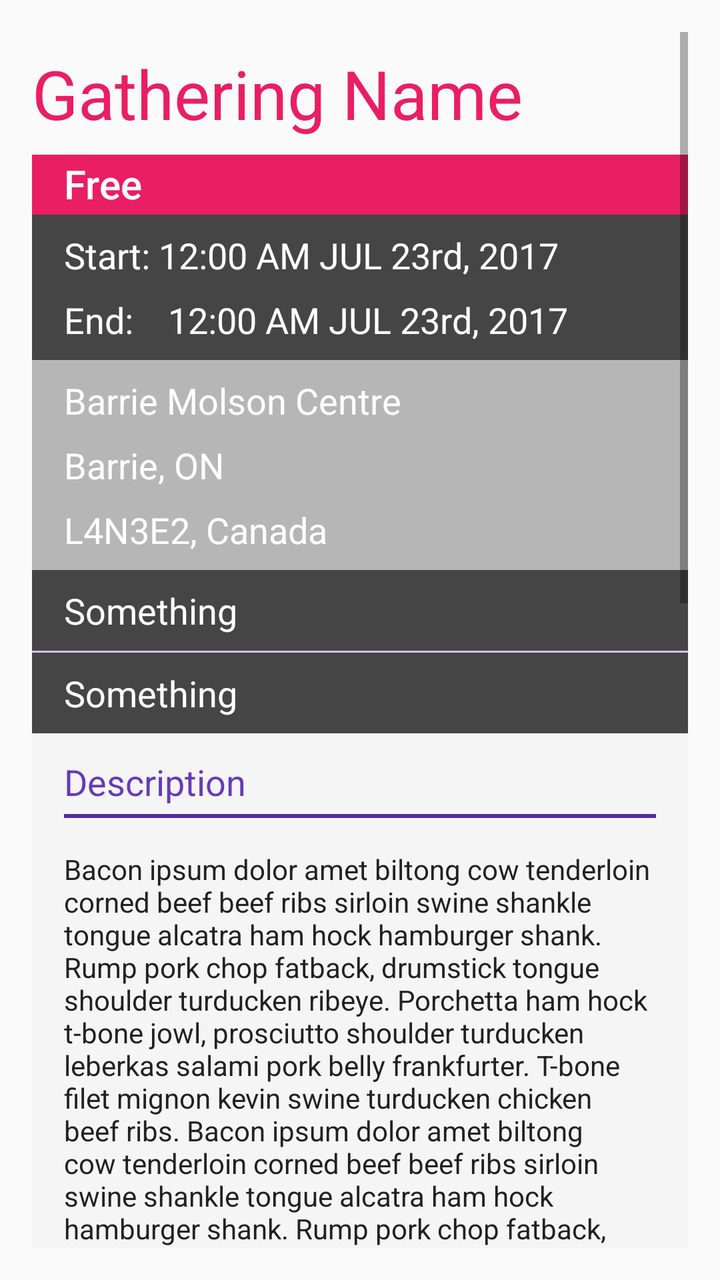
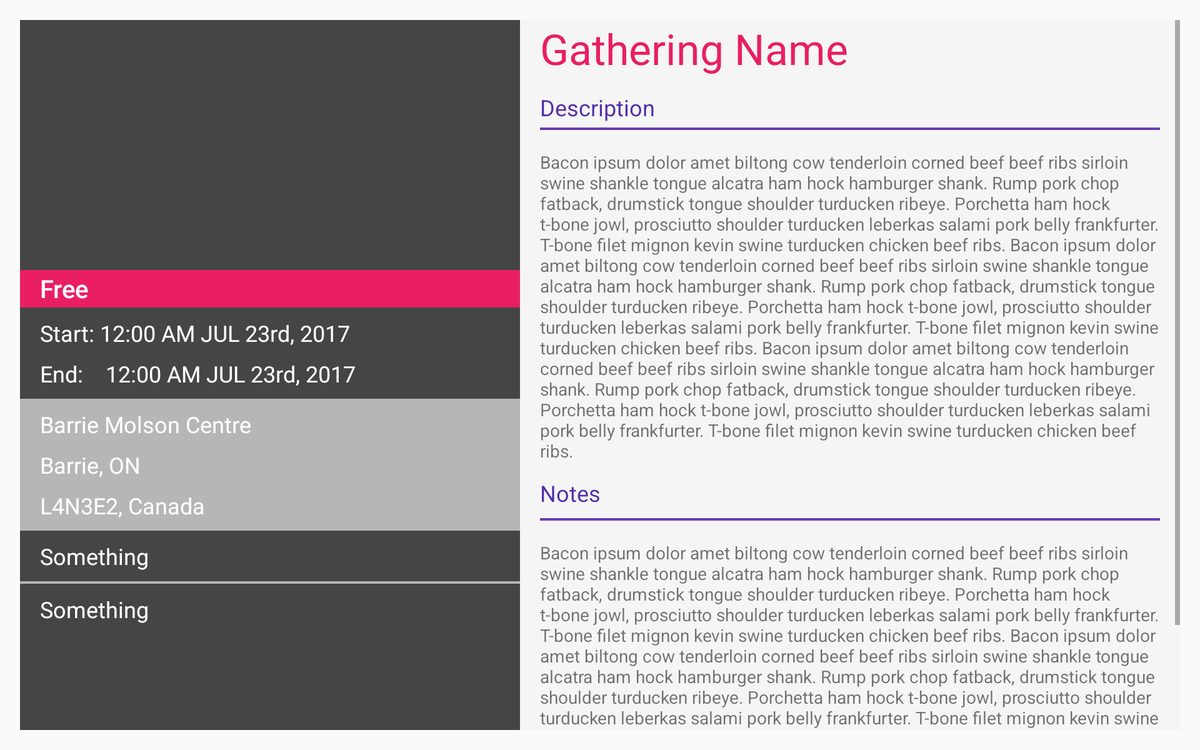

Compare how this app lays out the same screen by default and in its alternative resource folder. The renders come first, then the two layout files and the values they reference.
<!-- AndroidManifest.xml: application theme AppTheme -->
<!-- res/layout/activity_gathering_details.xml -->
<?xml version="1.0" encoding="utf-8"?>
<FrameLayout xmlns:android="http://schemas.android.com/apk/res/android"
    xmlns:tools="http://schemas.android.com/tools"
    android:layout_width="match_parent"
    android:layout_height="match_parent"
    xmlns:app="http://schemas.android.com/apk/res-auto"
    android:paddingBottom="@dimen/activity_vertical_margin"
    android:paddingLeft="@dimen/activity_horizontal_margin"
    android:paddingRight="@dimen/activity_horizontal_margin"
    android:paddingTop="@dimen/activity_vertical_margin"
    tools:context=".view.activities.Activity_Gathering_Details">

    <ScrollView xmlns:android="http://schemas.android.com/apk/res/android"
        android:layout_width="fill_parent"
        android:layout_height="match_parent">

    <LinearLayout
        android:layout_width="match_parent"
        android:layout_height="match_parent"
        android:orientation="vertical">

        <TextView
            android:id="@+id/tv_gathering_name"
            android:layout_width="match_parent"
            android:layout_height="wrap_content"
            android:layout_gravity="center_vertical"
            style="@style/TextAppearance.AppCompat.Display1"
            android:paddingTop="8dp"
            android:paddingBottom="8dp"
            android:textColor="@color/colorAccent"
            tools:text="Gathering Name" />

        <ImageView
            android:id="@+id/iv_gathering_banner"
            android:layout_width="fill_parent"
            android:layout_height="wrap_content"
            android:scaleType="fitXY"
            android:adjustViewBounds="true"
            android:src="@drawable/barbeque" />

        <TextView
            style="@style/TextAppearance.AppCompat.Title"
            android:layout_width="match_parent"
            android:layout_height="30dp"
            android:layout_gravity="center_vertical"
            android:paddingLeft="16dp"
            android:paddingTop="1dp"
            android:textColor="@color/colorWhite"
            android:background="@color/colorAccent"
            android:text="Free" />

        
            
            
            
            

            
                
                
                 
                

                
                    
                    

                    
                    

                
                    
                    
                    
                    
                    
                    
            

            
                
                

                
                

                
                    
                    

                    
                    

                
                    
                    
                    
                    
                    
                    
            

            
                
                
                
                

                
                    
                    

                    
                    

                
                    
                    
                    
                    
                    
                    
            



        



        <TextView
            android:id="@+id/tv_gathering_start_date"
            android:layout_width="match_parent"
            android:layout_height="wrap_content"
            android:paddingTop="8dp"
            android:paddingLeft="16dp"
            android:paddingRight="16dp"
            android:paddingStart="16dp"
            android:paddingEnd="16dp"
            android:textColor="@color/colorWhite"
            android:background="@color/colorDarkGrey"
            android:textSize="18sp"
            tools:text="Start: 12:00 AM JUL 23rd, 2017" />

        <TextView
            android:id="@+id/tv_gathering_end_date"
            android:layout_width="match_parent"
            android:layout_height="wrap_content"
            android:paddingTop="8dp"
            android:paddingBottom="8dp"
            android:paddingLeft="16dp"
            android:paddingRight="16dp"
            android:paddingStart="16dp"
            android:paddingEnd="16dp"
            android:textColor="@color/colorWhite"
            android:background="@color/colorDarkGrey"
            android:textSize="18sp"
            tools:text="End:    12:00 AM JUL 23rd, 2017" />

        <TextView
            android:id="@+id/tv_gathering_location"
            android:layout_width="match_parent"
            android:layout_height="wrap_content"
            android:paddingTop="8dp"
            android:paddingLeft="16dp"
            android:paddingRight="16dp"
            android:paddingStart="16dp"
            android:paddingEnd="16dp"
            android:textColor="@color/colorWhite"
            android:background="@color/colorGrey"
            android:textSize="18sp"
            tools:text="Barrie Molson Centre" />

        <TextView
            android:id="@+id/tv_gathering_city"
            android:layout_width="match_parent"
            android:layout_height="wrap_content"
            android:paddingTop="8dp"
            android:paddingLeft="16dp"
            android:paddingRight="16dp"
            android:paddingStart="16dp"
            android:paddingEnd="16dp"
            android:textColor="@color/colorWhite"
            android:background="@color/colorGrey"
            android:textSize="18sp"
            tools:text="Barrie, ON" />

        <TextView
            android:id="@+id/tv_gathering_country"
            android:layout_width="match_parent"
            android:layout_height="wrap_content"
            android:paddingTop="8dp"
            android:paddingBottom="8dp"
            android:paddingLeft="16dp"
            android:paddingRight="16dp"
            android:paddingStart="16dp"
            android:paddingEnd="16dp"
            android:textColor="@color/colorWhite"
            android:background="@color/colorGrey"
            android:textSize="18sp"
            tools:text="L4N3E2, Canada" />

        <TextView
            android:id="@+id/tv_gathering_type"
            android:layout_width="match_parent"
            android:layout_height="wrap_content"
            android:background="@color/colorDarkGrey"
            android:paddingTop="8dp"
            android:paddingBottom="8dp"
            android:paddingLeft="16dp"
            android:paddingRight="16dp"
            android:paddingStart="16dp"
            android:paddingEnd="16dp"
            android:textColor="@color/colorWhite"
            android:textSize="18sp"
            tools:text="Something" />

        <ImageView
            android:id="@+id/divider"
            android:background="@color/colorPrimaryLight"
            android:layout_height="1dp"
            android:layout_width="match_parent"/>


        <TextView
            android:id="@+id/tv_gathering_topic"
            android:layout_width="match_parent"
            android:layout_height="wrap_content"
            android:background="@color/colorDarkGrey"
            android:paddingTop="8dp"
            android:paddingBottom="8dp"
            android:paddingLeft="16dp"
            android:paddingRight="16dp"
            android:paddingStart="16dp"
            android:paddingEnd="16dp"
            android:textColor="@color/colorWhite"
            android:textSize="18sp"
            tools:text="Something" />



        <LinearLayout
            android:orientation="vertical"
            android:background="@color/colorLightGrey"
            android:layout_width="match_parent"
            android:layout_height="match_parent">

            <TextView
                android:layout_width="fill_parent"
                android:layout_height="wrap_content"
                android:layout_marginTop="12dp"
                android:paddingLeft="16dp"
                android:paddingStart="16dp"
                android:paddingRight="16dp"
                android:paddingEnd="16dp"
                tools:text="Description"
                android:background="@color/colorLightGrey"
                android:textAppearance="@style/TextAppearance.AppCompat.Medium"
                android:textColor="@color/colorPrimary" />

            <View
                android:layout_width="fill_parent"
                android:layout_height="2dip"
                android:layout_marginTop="4dp"
                android:layout_marginLeft="16dp"
                android:layout_marginRight="16dp"
                android:background="@color/colorPrimaryDark" />



            <TextView
                android:id="@+id/tv_gathering_description"
                android:paddingTop="16dp"
                android:paddingLeft="16dp"
                android:paddingStart="16dp"
                android:paddingRight="16dp"
                android:paddingEnd="16dp"
                android:layout_width="match_parent"
                android:layout_height="wrap_content"
                android:background="@color/colorLightGrey"
                android:text="@string/gathering_description_test_"
                android:textColor="@color/primaryText"
                android:textSize="14sp" />

            <TextView
                android:layout_width="wrap_content"
                android:layout_height="wrap_content"
                android:layout_marginTop="12dp"
                android:paddingLeft="16dp"
                android:paddingStart="16dp"
                android:paddingRight="16dp"
                android:paddingEnd="16dp"
                android:text="Notes"
                android:textAppearance="@style/TextAppearance.AppCompat.Medium"
                android:textColor="@color/colorPrimary" />

            <View
                android:layout_width="fill_parent"
                android:layout_height="2dip"
                android:layout_marginTop="8dp"
                android:layout_marginLeft="16dp"
                android:layout_marginRight="16dp"
                android:background="@color/colorPrimaryDark" />

            <TextView
                android:id="@+id/tv_gathering_notes"
                android:paddingTop="16dp"
                android:paddingLeft="16dp"
                android:paddingStart="16dp"
                android:paddingRight="16dp"
                android:paddingEnd="16dp"
                android:layout_width="match_parent"
                android:layout_height="wrap_content"
                android:text="@string/gathering_description_test_"
                android:textColor="@color/primaryText"
                android:textSize="14sp" />

        </LinearLayout>







    </LinearLayout>

    </ScrollView>


</FrameLayout>
<!-- resources referenced by this layout -->
<resources>
  <color name="colorAccent">#E91E63</color>
  <color name="colorDarkGrey">#454545</color>
  <color name="colorGrey">#B6B6B6</color>
  <color name="colorLightGrey">#F5F5F5</color>
  <color name="colorPrimary">#673AB7</color>
  <color name="colorPrimaryDark">#512DA8</color>
  <color name="colorPrimaryLight">#D1C4E9</color>
  <color name="colorWhite">#FFFFFF</color>
  <color name="primaryText">#212121</color>
  <dimen name="activity_horizontal_margin">16dp</dimen>
  <dimen name="activity_vertical_margin">16dp</dimen>
  <string name="gathering_description_test_">Bacon ipsum dolor amet biltong cow tenderloin corned beef beef ribs sirloin swine shankle tongue alcatra ham hock hamburger shank. Rump pork chop fatback, drumstick tongue shoulder turducken ribeye. Porchetta ham hock t-bone jowl, prosciutto shoulder turducken leberkas salami pork belly frankfurter. T-bone filet mignon kevin swine turducken chicken beef ribs. Bacon ipsum dolor amet biltong cow tenderloin corned beef beef ribs sirloin swine shankle tongue alcatra ham hock hamburger shank. Rump pork chop fatback, drumstick tongue shoulder turducken ribeye. Porchetta ham hock t-bone jowl, prosciutto shoulder turducken leberkas salami pork belly frankfurter. T-bone filet mignon kevin swine turducken chicken beef ribs. Bacon ipsum dolor amet biltong cow tenderloin corned beef beef ribs sirloin swine shankle tongue alcatra ham hock hamburger shank. Rump pork chop fatback, drumstick tongue shoulder turducken ribeye. Porchetta ham hock t-bone jowl, prosciutto shoulder turducken leberkas salami pork belly frankfurter. T-bone filet mignon kevin swine turducken chicken beef ribs.</string>
  <style name="AppTheme" parent="Theme.AppCompat.Light.NoActionBar">
          
          <item name="colorPrimary">@color/colorPrimary</item>
          <item name="colorPrimaryDark">@color/colorPrimaryDark</item>
          <item name="colorAccent">@color/colorAccent</item>
          <item name="actionMenuTextColor">@color/colorWhite</item>
          <item name="colorControlActivated">@color/colorPrimary</item>
          <item name="colorControlHighlight">@color/colorPrimary</item>
          <item name="android:spinnerDropDownItemStyle">@style/mySpinnerItemStyle</item>
      </style>
  <style name="mySpinnerItemStyle" parent="@android:style/Widget.Holo.DropDownItem.Spinner">
          <item name="android:textColor">@color/colorAccent</item>
      </style>
</resources>
<!-- res/layout-sw600dp-land/activity_gathering_details.xml (the repository's variant of the layout above) -->
<!-- drawn on a 7-inch tablet turned sideways -->
<?xml version="1.0" encoding="utf-8"?>
<FrameLayout xmlns:android="http://schemas.android.com/apk/res/android"
    xmlns:tools="http://schemas.android.com/tools"
    android:layout_width="match_parent"
    android:layout_height="match_parent"
    android:paddingBottom="@dimen/activity_vertical_margin"
    android:paddingLeft="@dimen/activity_horizontal_margin"
    android:paddingRight="@dimen/activity_horizontal_margin"
    android:paddingTop="@dimen/activity_vertical_margin"
    tools:context=".view.activities.Activity_Gathering_Details">

    <ScrollView xmlns:android="http://schemas.android.com/apk/res/android"
        android:layout_width="fill_parent"
        android:layout_height="fill_parent">

        <LinearLayout
            android:layout_width="match_parent"
            android:layout_height="wrap_content"
            android:background="@color/colorLightGrey"
            android:orientation="horizontal">

            <LinearLayout
                android:layout_width="400dp"
                android:layout_height="match_parent"
                android:background="@color/colorDarkGrey"
                android:orientation="vertical">

                <ImageView
                    android:id="@+id/iv_gathering_banner"
                    android:layout_width="400dp"
                    android:layout_height="200dp"
                    android:adjustViewBounds="true"
                    android:src="@drawable/barbeque" />

                <TextView
                    style="@style/TextAppearance.AppCompat.Title"
                    android:layout_width="match_parent"
                    android:layout_height="30dp"
                    android:layout_gravity="center_vertical"
                    android:paddingLeft="16dp"
                    android:paddingRight="16dp"
                    android:paddingStart="16dp"
                    android:paddingEnd="16dp"
                    android:paddingTop="1dp"
                    android:textColor="@color/colorWhite"
                    android:background="@color/colorAccent"
                    android:text="Free" />

                <TextView
                    android:id="@+id/tv_gathering_start_date"
                    android:layout_width="match_parent"
                    android:layout_height="wrap_content"
                    android:paddingTop="8dp"
                    android:paddingLeft="16dp"
                    android:paddingRight="16dp"
                    android:paddingStart="16dp"
                    android:paddingEnd="16dp"
                    android:textColor="@color/colorWhite"
                    android:textSize="18sp"
                    tools:text="Start: 12:00 AM JUL 23rd, 2017" />

                <TextView
                    android:id="@+id/tv_gathering_end_date"
                    android:layout_width="match_parent"
                    android:layout_height="wrap_content"
                    android:paddingTop="8dp"
                    android:paddingBottom="8dp"
                    android:paddingLeft="16dp"
                    android:paddingRight="16dp"
                    android:paddingStart="16dp"
                    android:paddingEnd="16dp"
                    android:textColor="@color/colorWhite"
                    android:textSize="18sp"
                    tools:text="End:    12:00 AM JUL 23rd, 2017" />

                <TextView
                    android:id="@+id/tv_gathering_location"
                    android:layout_width="match_parent"
                    android:layout_height="wrap_content"
                    android:background="@color/colorGrey"
                    android:paddingTop="8dp"
                    android:paddingLeft="16dp"
                    android:paddingRight="16dp"
                    android:paddingStart="16dp"
                    android:paddingEnd="16dp"
                    android:textColor="@color/colorWhite"
                    android:textSize="18sp"
                    tools:text="Barrie Molson Centre" />

                <TextView
                    android:id="@+id/tv_gathering_city"
                    android:layout_width="match_parent"
                    android:layout_height="wrap_content"
                    android:background="@color/colorGrey"
                    android:paddingTop="8dp"
                    android:paddingLeft="16dp"
                    android:paddingRight="16dp"
                    android:paddingStart="16dp"
                    android:paddingEnd="16dp"
                    android:textColor="@color/colorWhite"
                    android:textSize="18sp"
                    tools:text="Barrie, ON" />

                <TextView
                    android:id="@+id/tv_gathering_country"
                    android:layout_width="match_parent"
                    android:layout_height="wrap_content"
                    android:background="@color/colorGrey"
                    android:paddingTop="8dp"
                    android:paddingBottom="8dp"
                    android:paddingLeft="16dp"
                    android:paddingRight="16dp"
                    android:paddingStart="16dp"
                    android:paddingEnd="16dp"
                    android:textColor="@color/colorWhite"
                    android:textSize="18sp"
                    tools:text="L4N3E2, Canada" />

                <TextView
                    android:id="@+id/tv_gathering_type"
                    android:layout_width="match_parent"
                    android:layout_height="wrap_content"
                    android:background="@color/colorDarkGrey"
                    android:paddingTop="8dp"
                    android:paddingBottom="8dp"
                    android:paddingLeft="16dp"
                    android:paddingRight="16dp"
                    android:paddingStart="16dp"
                    android:paddingEnd="16dp"
                    android:textColor="@color/colorWhite"
                    android:textSize="18sp"
                    tools:text="Something" />

                <View
                    android:layout_width="fill_parent"
                    android:layout_height="2dip"
                    android:background="@color/colorGrey" />


                <TextView
                    android:id="@+id/tv_gathering_topic"
                    android:layout_width="match_parent"
                    android:layout_height="wrap_content"
                    android:background="@color/colorDarkGrey"
                    android:paddingTop="8dp"
                    android:paddingBottom="8dp"
                    android:paddingLeft="16dp"
                    android:paddingRight="16dp"
                    android:paddingStart="16dp"
                    android:paddingEnd="16dp"
                    android:textColor="@color/colorWhite"
                    android:textSize="18sp"
                    tools:text="Something" />

            </LinearLayout>

            <LinearLayout
                android:layout_width="match_parent"
                android:layout_height="match_parent"
                android:background="@color/colorLightGrey"
                android:orientation="vertical">

                <TextView
                    android:id="@+id/tv_gathering_name"
                    style="@style/TextAppearance.AppCompat.Display1"
                    android:layout_width="match_parent"
                    android:layout_height="wrap_content"
                    android:paddingLeft="16dp"
                    android:paddingStart="16dp"
                    android:paddingRight="16dp"
                    android:paddingEnd="16dp"
                    android:textColor="@color/colorAccent"
                    tools:text="Gathering Name" />

                <TextView
                    android:layout_width="wrap_content"
                    android:layout_height="wrap_content"
                    android:layout_marginTop="12dp"
                    android:paddingLeft="16dp"
                    android:paddingStart="16dp"
                    android:paddingRight="16dp"
                    android:paddingEnd="16dp"
                    android:text="Description"
                    android:textAppearance="@style/TextAppearance.AppCompat.Medium"
                    android:textColor="@color/colorPrimaryDark" />

                <View
                    android:layout_width="fill_parent"
                    android:layout_height="2dip"
                    android:layout_marginTop="4dp"
                    android:layout_marginLeft="16dp"
                    android:layout_marginRight="16dp"
                    android:background="@color/colorPrimary" />



                <TextView
                    android:id="@+id/tv_gathering_description"
                    android:paddingTop="16dp"
                    android:paddingLeft="16dp"
                    android:paddingStart="16dp"
                    android:paddingRight="16dp"
                    android:paddingEnd="16dp"
                    android:layout_width="match_parent"
                    android:layout_height="wrap_content"
                    android:text="@string/gathering_description_test_"
                    android:textSize="14sp" />

                <TextView
                    android:layout_width="wrap_content"
                    android:layout_height="wrap_content"
                    android:layout_marginTop="12dp"
                    android:paddingLeft="16dp"
                    android:paddingStart="16dp"
                    android:paddingRight="16dp"
                    android:paddingEnd="16dp"
                    android:text="Notes"
                    android:textAppearance="@style/TextAppearance.AppCompat.Medium"
                    android:textColor="@color/colorPrimaryDark" />

                <View
                    android:layout_width="fill_parent"
                    android:layout_height="2dip"
                    android:layout_marginTop="8dp"
                    android:layout_marginLeft="16dp"
                    android:layout_marginRight="16dp"
                    android:background="@color/colorPrimary" />

                <TextView
                    android:id="@+id/tv_gathering_notes"
                    android:paddingTop="16dp"
                    android:paddingLeft="16dp"
                    android:paddingStart="16dp"
                    android:paddingRight="16dp"
                    android:paddingEnd="16dp"
                    android:layout_width="match_parent"
                    android:layout_height="wrap_content"
                    android:text="@string/gathering_description_test_"
                    android:textSize="14sp" />




            </LinearLayout>


        </LinearLayout>



        </ScrollView>

    </FrameLayout>
<!-- resources referenced by the variant -->
<!-- as a 7-inch tablet turned sideways resolves them -->
<resources>
  <color name="colorAccent">#E91E63</color>
  <color name="colorDarkGrey">#454545</color>
  <color name="colorGrey">#B6B6B6</color>
  <color name="colorLightGrey">#F5F5F5</color>
  <color name="colorPrimary">#673AB7</color>
  <color name="colorPrimaryDark">#512DA8</color>
  <color name="colorWhite">#FFFFFF</color>
  <!-- from res/values-sw600dp/ -->
  <dimen name="activity_horizontal_margin">16dp</dimen>
  <!-- from res/values-sw600dp/ -->
  <dimen name="activity_vertical_margin">16dp</dimen>
  <string name="gathering_description_test_">Bacon ipsum dolor amet biltong cow tenderloin corned beef beef ribs sirloin swine shankle tongue alcatra ham hock hamburger shank. Rump pork chop fatback, drumstick tongue shoulder turducken ribeye. Porchetta ham hock t-bone jowl, prosciutto shoulder turducken leberkas salami pork belly frankfurter. T-bone filet mignon kevin swine turducken chicken beef ribs. Bacon ipsum dolor amet biltong cow tenderloin corned beef beef ribs sirloin swine shankle tongue alcatra ham hock hamburger shank. Rump pork chop fatback, drumstick tongue shoulder turducken ribeye. Porchetta ham hock t-bone jowl, prosciutto shoulder turducken leberkas salami pork belly frankfurter. T-bone filet mignon kevin swine turducken chicken beef ribs. Bacon ipsum dolor amet biltong cow tenderloin corned beef beef ribs sirloin swine shankle tongue alcatra ham hock hamburger shank. Rump pork chop fatback, drumstick tongue shoulder turducken ribeye. Porchetta ham hock t-bone jowl, prosciutto shoulder turducken leberkas salami pork belly frankfurter. T-bone filet mignon kevin swine turducken chicken beef ribs.</string>
  <style name="AppTheme" parent="Theme.AppCompat.Light.NoActionBar">
          
          <item name="colorPrimary">@color/colorPrimary</item>
          <item name="colorPrimaryDark">@color/colorPrimaryDark</item>
          <item name="colorAccent">@color/colorAccent</item>
          <item name="actionMenuTextColor">@color/colorWhite</item>
          <item name="colorControlActivated">@color/colorPrimary</item>
          <item name="colorControlHighlight">@color/colorPrimary</item>
          <item name="android:spinnerDropDownItemStyle">@style/mySpinnerItemStyle</item>
      </style>
  <style name="mySpinnerItemStyle" parent="@android:style/Widget.Holo.DropDownItem.Spinner">
          <item name="android:textColor">@color/colorAccent</item>
      </style>
</resources>
